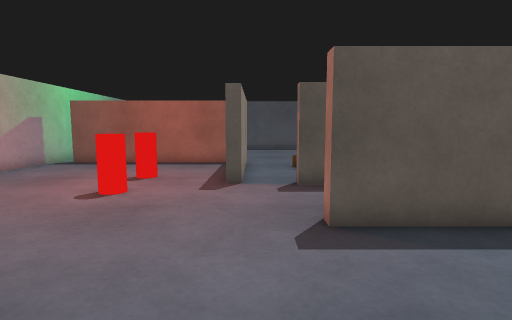
View 1 (above)

16 first-person views from a walk through a robot-simulator world made for Gazebo. The camera is 0.87 m above the floor, tilts 6° down and sees 80° across. The floor is counted in squares, 0.5 m on a side. Each view is taken from the middle of a square. On the plan, view 1 faces up. The plan holds only what a view shows up to about 16 squares ahead; the rest is blank. Robots are left out.

View 2
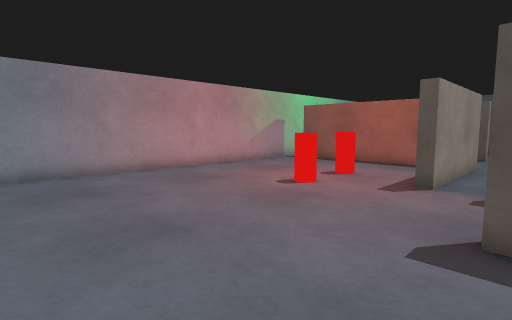

View 3
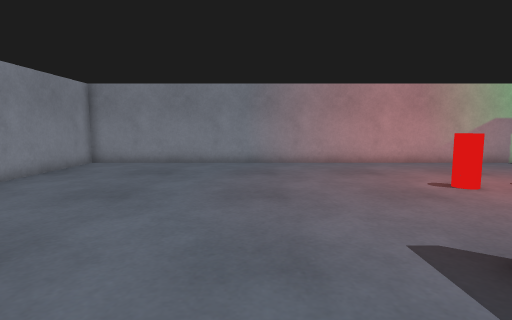

View 4
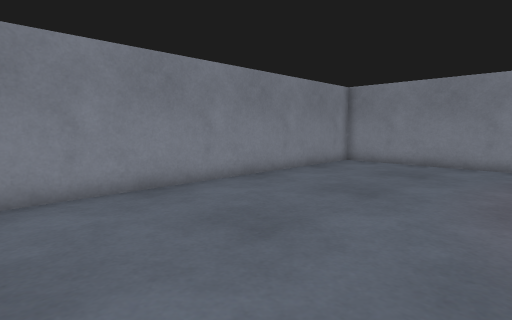

View 5
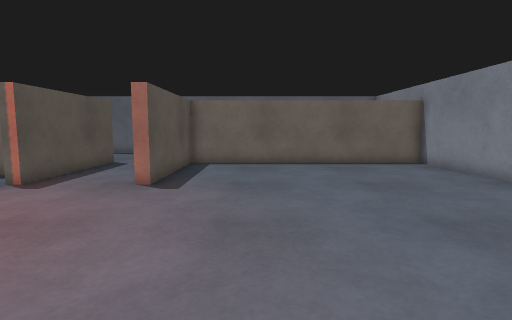

View 6
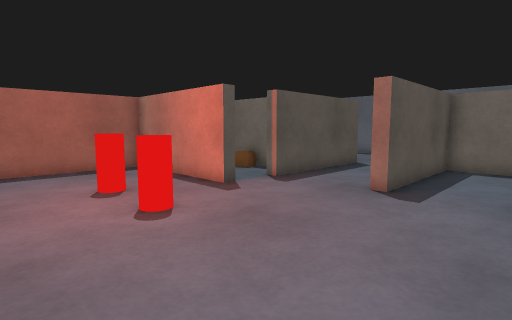

View 7
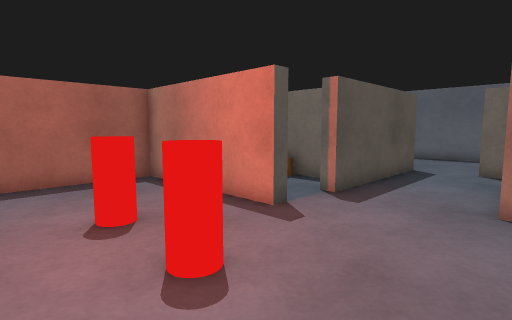

View 8
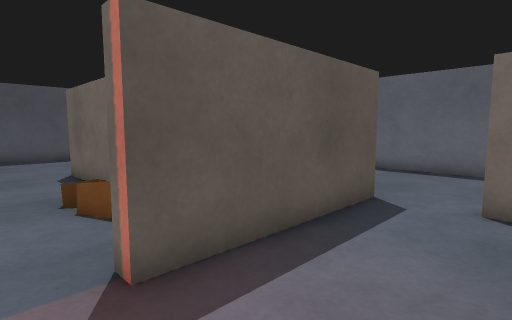

View 9
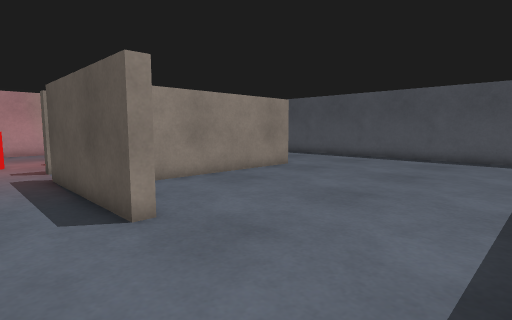

View 10
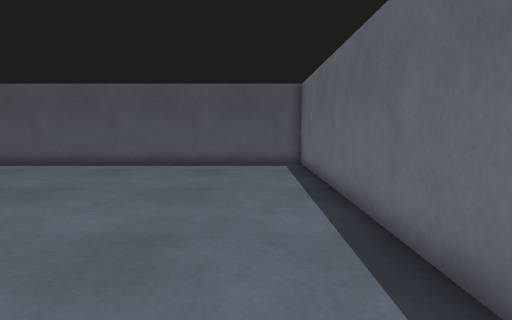

View 11
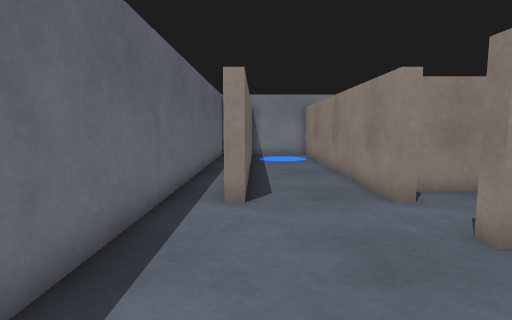

View 12
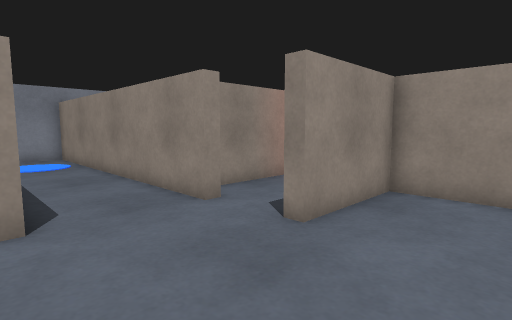

View 13
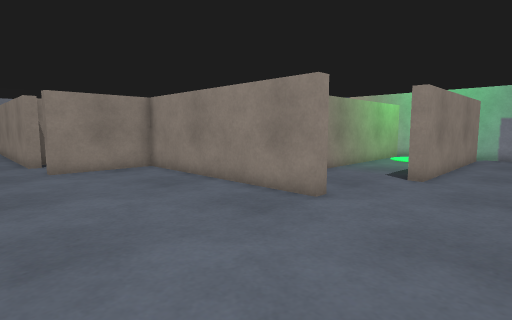

View 14
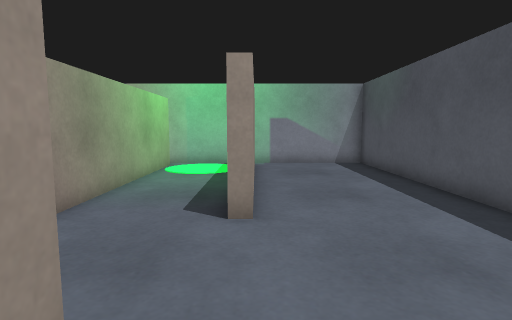

View 15
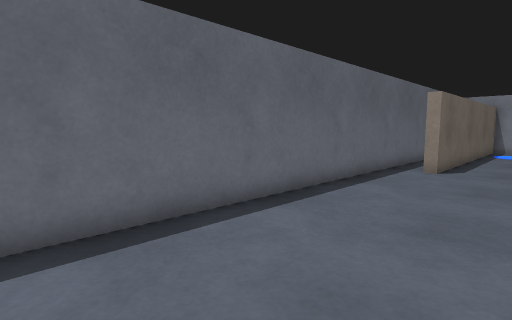

View 16
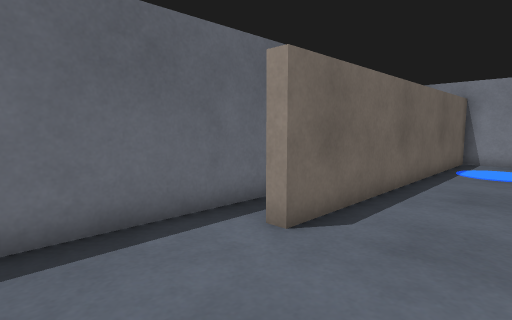

### Floor plan
Points are (right, up) in squares from view 1. A wall is a line through its corners. A room is listed if a view was taken in it or the views show most of it. See-through windows are left out.
Room 1 (views 1, 2, 3, 4, 5, 6, 7, 8)
walls: (3.2, 5.7) (7.1, 5.7); (-0.5, 10.5) (-0.5, 9.5) (-0.9, 9.5) (-0.9, 15.5) (-9.4, 15.5); (7.3, 6.2) (7.3, 7) (7.7, 7); (7.5, 9.3) (1.3, 9.3); (-10.2, 16.1) (-10.2, -6.2) (7.3, -6.2) (7.3, 5.3) (1.3, 5.3) (1.3, 5.8)
ways out: opening at (0.5, 9.5) to room 2; opening at (7.5, 7.5) to room 2; gap at (-9, 16) to room 2
objects: red cylinder (-4, 8); red cylinder (-4, 11)
Room 2 (views 9, 10, 11, 12, 13, 14, 15, 16)
walls: (3.1, 10.9) (3.1, 18.7) (3.5, 18.7) (3.5, 9.7) (7.5, 9.7) (7.5, 9.3); (-0.5, 15.8) (-0.5, 10.5); (1.3, 9.3) (1.3, 9.8); (7.7, 7) (7.7, -5.6); (-9.4, 15.9) (-1, 15.9); (-9.4, 19.9) (-0.7, 19.9) (-0.7, 19.5) (-1.1, 19.5); (13.2, -1.9) (13.2, 25.3) (-10.2, 25.3) (-10.2, 16.1); (8.2, -6.2) (11.3, -6.2) (11.3, 7) (11.8, 7)
ways out: opening at (0.5, 9.5) to room 1; opening at (7.5, 7.5) to room 1; gap at (-9, 16) to room 1; gap at (-9, 20)
objects: brown box (2, 12) to (2, 13); brown box (2, 14)

Where each view was taken, in squares from view 1:
view 1: 0 up, 0 right, facing up
view 2: 0 up, 2 right, facing up-left
view 3: 2 up, 5 right, facing left
view 4: 2 up, 5 right, facing down-left
view 5: 2 up, 8 left, facing right
view 6: 2 up, 7 left, facing up-right
view 7: 5 up, 6 left, facing up-right
view 8: 6 up, 0 right, facing up-right
view 9: 7 up, 13 right, facing up-left
view 10: 10 up, 11 right, facing up
view 11: 14 up, 11 right, facing down
view 12: 13 up, 12 right, facing down-left
view 13: 23 up, 10 right, facing down-left
view 14: 20 up, 5 right, facing left
view 15: 20 up, 8 right, facing down-right
view 16: 11 up, 8 right, facing down-right
